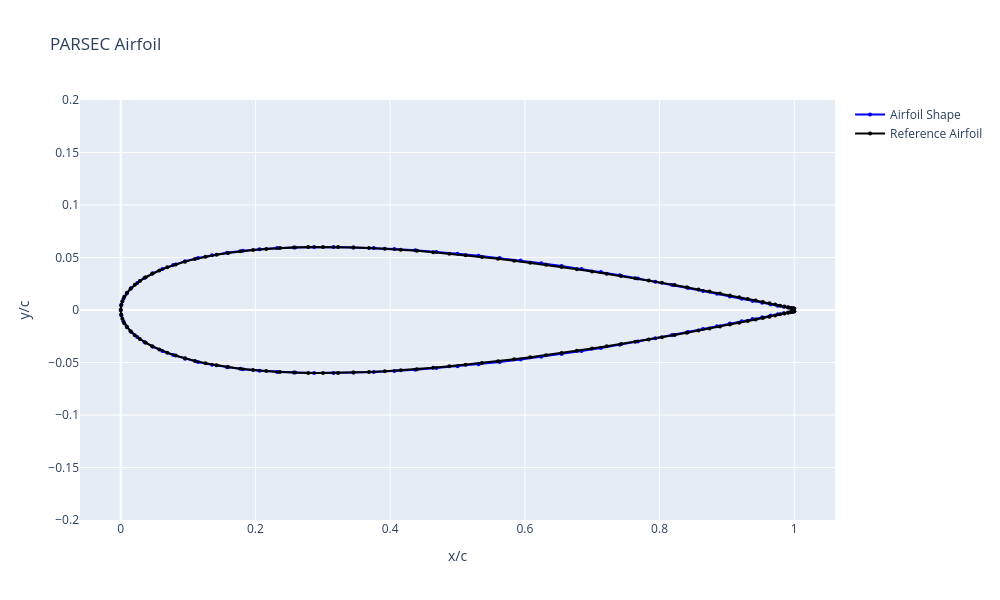

The notebook cell saved with this chart:
### Code cell
# Load and plot the coordinates
coords = np.genfromtxt(output_dat, skip_header=1)
x_coords = coords[:, 0]
y_coords = coords[:, 1]

ref_coords = np.genfromtxt("data/temp/naca0012.dat", skip_header=1)
ref_x_coords = ref_coords[:, 0]
ref_y_coords = ref_coords[:, 1]

# Create plot
fig = go.Figure()
fig.add_trace(go.Scatter(
    x=x_coords,
    y=y_coords,
    mode='lines+markers',
    name='Airfoil Shape',
    line=dict(color='blue', width=2),
    marker=dict(size=4)
))

fig.add_trace(go.Scatter(
    x=ref_x_coords,
    y=ref_y_coords,
    mode='lines+markers',
    name='Reference Airfoil',
    line=dict(color='black', width=2),
    marker=dict(size=4)
))

fig.update_layout(
    title='PARSEC Airfoil',
    xaxis_title='x/c',
    yaxis_title='y/c',
    template='plotly',
    hovermode='closest',
    width=1000,
    height=600
)

fig.update_yaxes(range=[-0.2, 0.2])

fig.show()

### Figure 1 — Plotly figure (JSON) as saved in the notebook; plotly's stock layout.template omitted (floating-point values rounded to 4 significant figures; data arrays with more than 128 entries replaced by an {"elided": "..."} marker saying what was removed)
{"data": [{"line": {"color": "blue", "width": 2}, "marker": {"size": 4}, "mode": "lines+markers", "name": "Airfoil Shape", "type": "scatter", "x": [1.0, 0.999, 0.9961, 0.9911, 0.9843, 0.9755, 0.9649, 0.9524, 0.9382, 0.9222, 0.9045, 0.8853, 0.8645, 0.8423, 0.8187, 0.7939, 0.7679, 0.7409, 0.7129, 0.6841, 0.6545, 0.6243, 0.5937, 0.5627, 0.5314, 0.5, 0.4686, 0.4373, 0.4063, 0.3757, 0.3455, 0.3159, 0.2871, 0.2591, 0.2321, 0.2061, 0.1813, 0.1577, 0.1355, 0.1147, 0.09549, 0.07784, 0.06185, 0.04759, 0.03511, 0.02447, 0.01571, 0.008856, 0.003943, 0.000987, 0.0, 0.000987, 0.003943, 0.008856, 0.01571, 0.02447, 0.03511, 0.04759, 0.06185, 0.07784, 0.09549, 0.1147, 0.1355, 0.1577, 0.1813, 0.2061, 0.2321, 0.2591, 0.2871, 0.3159, 0.3455, 0.3757, 0.4063, 0.4373, 0.4686, 0.5, 0.5314, 0.5627, 0.5937, 0.6243, 0.6545, 0.6841, 0.7129, 0.7409, 0.7679, 0.7939, 0.8187, 0.8423, 0.8645, 0.8853, 0.9045, 0.9222, 0.9382, 0.9524, 0.9649, 0.9755, 0.9843, 0.9911, 0.9961, 0.999, 1.0], "y": [0.00128, 0.001388, 0.001715, 0.002264, 0.003044, 0.004063, 0.005329, 0.006846, 0.008617, 0.01064, 0.01289, 0.01537, 0.01804, 0.02088, 0.02384, 0.02688, 0.02997, 0.03306, 0.0361, 0.03907, 0.04192, 0.04463, 0.04717, 0.04953, 0.05168, 0.05362, 0.05533, 0.0568, 0.05801, 0.05895, 0.0596, 0.05995, 0.05996, 0.05963, 0.05893, 0.05784, 0.05636, 0.05446, 0.05216, 0.04945, 0.04635, 0.04287, 0.03905, 0.0349, 0.03046, 0.02577, 0.02087, 0.0158, 0.01061, 0.005324, 0.0, -0.005324, -0.01061, -0.0158, -0.02087, -0.02577, -0.03046, -0.0349, -0.03905, -0.04287, -0.04635, -0.04945, -0.05216, -0.05446, -0.05636, -0.05784, -0.05893, -0.05963, -0.05996, -0.05995, -0.0596, -0.05895, -0.05801, -0.0568, -0.05533, -0.05362, -0.05168, -0.04953, -0.04717, -0.04463, -0.04192, -0.03907, -0.0361, -0.03306, -0.02997, -0.02688, -0.02384, -0.02088, -0.01804, -0.01537, -0.01289, -0.01064, -0.008617, -0.006846, -0.005329, -0.004063, -0.003044, -0.002264, -0.001715, -0.001388, -0.00128]}, {"line": {"color": "black", "width": 2}, "marker": {"size": 4}, "mode": "lines+markers", "name": "Reference Airfoil", "type": "scatter", "x": {"elided": "131 float values"}, "y": {"elided": "131 float values"}}], "layout": {"height": 600, "hovermode": "closest", "title": {"text": "PARSEC Airfoil"}, "width": 1000, "xaxis": {"title": {"text": "x/c"}}, "yaxis": {"range": [-0.2, 0.2], "title": {"text": "y/c"}}}}
